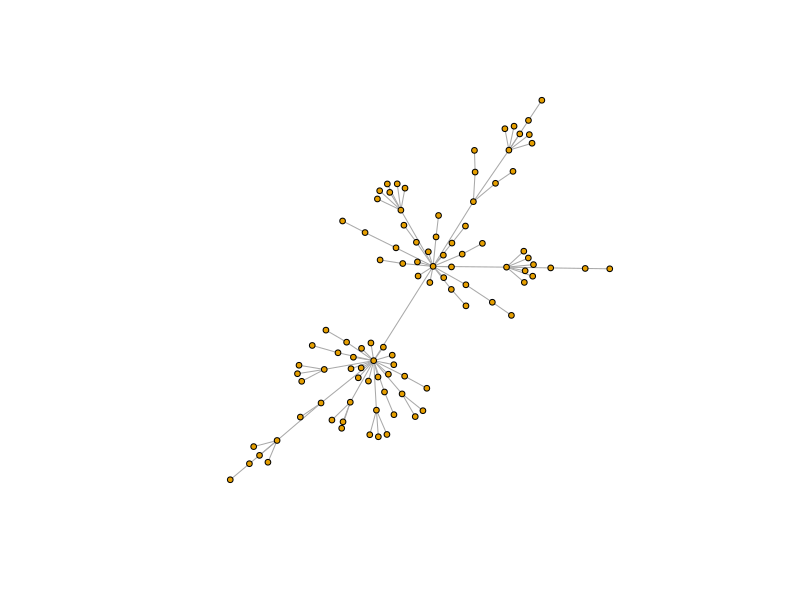

Source code (R):
#alright, simulations for the fMRI thing

#so important simulations. comparing ravikumar on graphs with no misclassification
#and graphs with misclassification.

#step 1, create networks... scale free?
#step 2, generate Ising Data with those networks
#step 3, fit IsingFit on those networks!

#Okay, cool. 

#Step 1. can do Erdos Renyi Model and scale-free. It is possibe that scale-free is hard

#scalefree network simulation: http://gdangelo.web.cs.unibo.it/pool/ricerca/simutools2009/gda-simutools-2009.pdf

#here might be better, in terms of goiing fast. the above link is too general
#http://ieeexplore.ieee.org/stamp/stamp.jsp?tp=&arnumber=5349196

#f[i] denotes an indicator of the node v[i] in the case of adding a new node
#0 < w < sum k (where k is the number of neighbors of each node), w is randomly generated
#g[i] = w-k[i]
#f[i] = 1 if g[i] < 0, 0 if g[i] >= 0

RXGENscale_free = function(n, gamma) {
  
}


#Emergence of Scaling in Random Networks, Barabasi, Albert

BAGenScale_free = function(n, gamma) {
  
  
}



#perhaps we can just use igraph
install.packages("igraph")
library(igraph)

#the function sample_pa() generates scale-free graphs according to Barabasi-Albert model
g = sample_pa(100)
#prints vertices
V(g)
#prints edges
E(g)
#prints degree of each vertex
degree(g)
#get adjacency matrix
Adj = get.adjacency(g, sparse = FALSE)
Adj[upper.tri(Adj)] = t(Adj)[upper.tri(Adj)]

newgraph = graph.adjacency(Adj, mode = "undirected")
#plot in a way I can look at
#example plots http://igraph.org/r/doc/plot.common.html
plot(newgraph, vertex.size = 3, vertex.label = NA)



